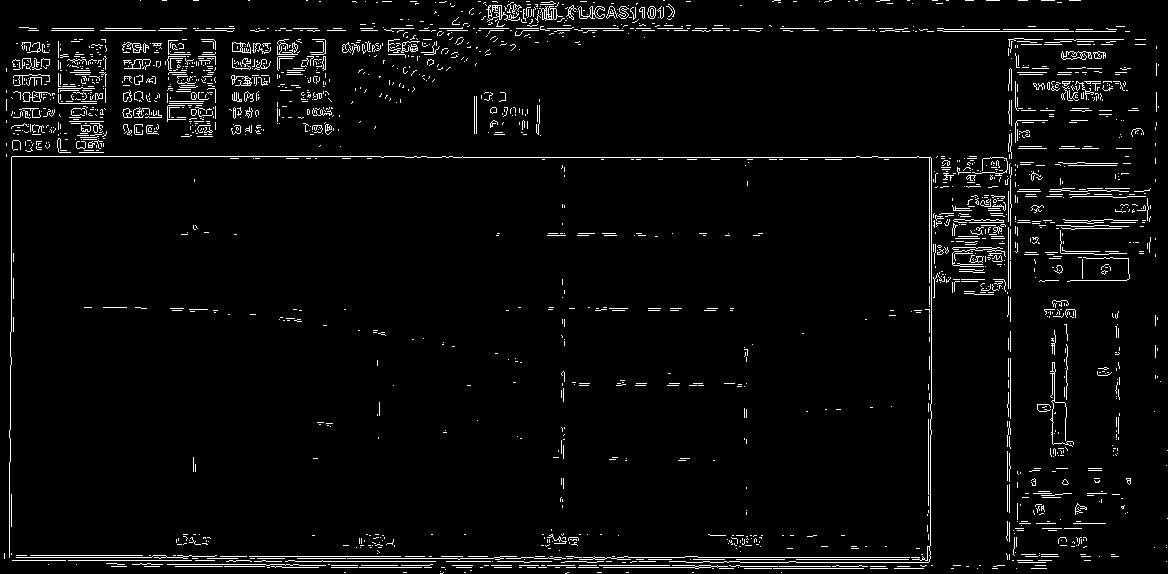
#> input picture 4.jpg, 1168 x 574 px
$ python test5.py
#> lines starting #> are read from the running program, lines starting #| are printed output that depends on the picture; after the words box and inside, x2 and y2 are one past the last pixel; in counts of white or black regions, pixels touching at a corner belong together
# 重新利用矩形检测，试图将有效区域利用矩形进行区分

import cv2
import numpy as np
import math

srcWidth = 0
srcHeight = 0

maxWidth = 1024
maxHeight = 600

class Config:
    def __init__(self):
        pass

    src = "4.jpg"
    min_area = 100000
    min_contours = 8
    threshold_thresh = 50
    epsilon_start = 50
    epsilon_step = 10

class HoughPoints:
    def __init__(self,rho=0,theta=0):
        self.rhos = [rho]
        self.thetas = [theta]

'''
@func       根据HoughLines转换出直线点
@param      rho 距离
@param      theta 角度
'''
# [14 lines left out: function rt_to_point, not called in this run]

'''
@return     [top-left, top-right, bottom-right, bottom-left]
'''
# [22 lines left out: function order_points, not called in this run]

def point_distance(a,b):
    return int(np.sqrt(np.sum(np.square(a - b))))

'''
@func   计算两条直线的交点
'''
# [15 lines left out: function line_intersection, not called in this run]

'''
@func   迪卡尔转极坐标
'''
# [6 lines left out: function cart_to_polor, not called in this run]

image = cv2.imread(Config.src)
#> image is the input picture: shape (574, 1168, 3); min 0, max 255, mean 10
gray = cv2.cvtColor(image, cv2.COLOR_BGR2GRAY)
# cv2.imwrite("gray.png", gray, [int(cv2.IMWRITE_PNG_COMPRESSION), 9])
srcWidth, srcHeight, channels = image.shape
#> srcWidth = 574; srcHeight = 1168; channels = 3
print(srcWidth, srcHeight)
#| 574 1168

# 中值平滑，消除噪声
# binary = cv2.medianBlur(gray,3)
binary = gray
cv2.imwrite("binary.png", binary, [int(cv2.IMWRITE_PNG_COMPRESSION), 9])

ret, binary = cv2.threshold(binary, Config.threshold_thresh, 255, cv2.THRESH_BINARY)
#> binary: shape (574, 1168); 3.7% white in thin lines or dots
#> ret = 50
cv2.imwrite("1-threshold.png", binary, [int(cv2.IMWRITE_PNG_COMPRESSION), 9])

# 首先进行4次腐蚀（erosion），然后进行4次膨胀（dilation）
# 腐蚀操作将会腐蚀图像中白色像素，以此来消除小斑点
# 膨胀操作将使剩余的白色像素扩张并重新增长回去。
# binary = cv2.erode (binary, None, iterations = 2)
# binary = cv2.dilate(binary, None, iterations = 4)
# binary = cv2.erode (binary, None, iterations = 4)
# cv2.imwrite("2-erode-dilate.png", binary, [int(cv2.IMWRITE_PNG_COMPRESSION), 9])

# canny提取轮廓
binary = cv2.Canny(binary, 0, 60, apertureSize = 3)
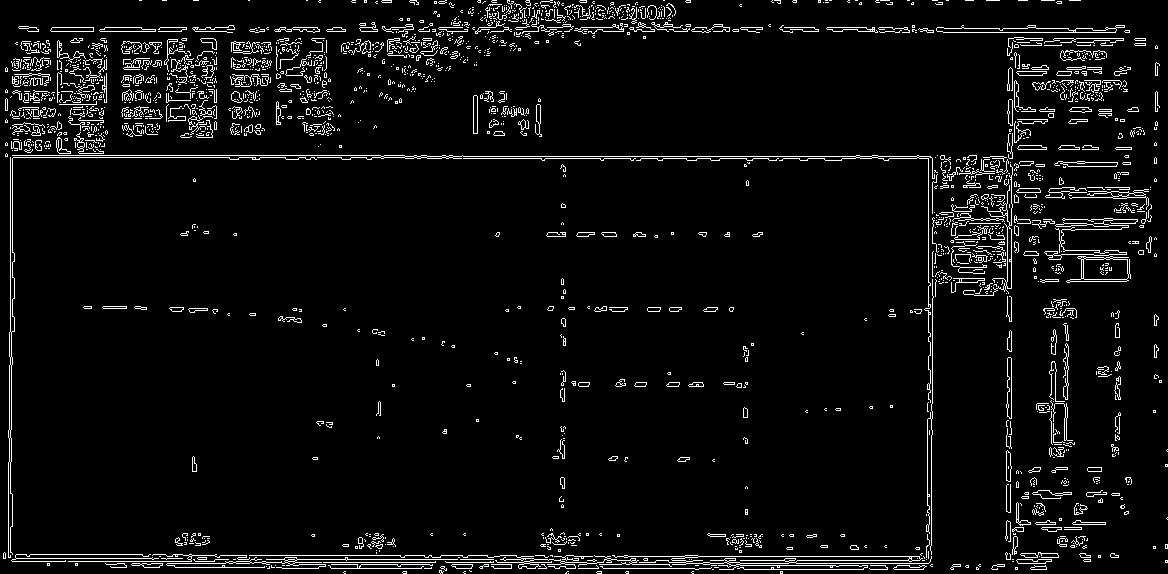
#> binary: shape (574, 1168); 5% white in thin lines or dots
cv2.imwrite("3-canny.png", binary, [int(cv2.IMWRITE_PNG_COMPRESSION), 9])

# 提取轮廓后，拟合外接多边形（矩形）
contours, _ = cv2.findContours(binary, cv2.RETR_EXTERNAL, cv2.CHAIN_APPROX_SIMPLE)
#> contours = 1968 contours, 1837 with area under 20; largest, box (x1, y1, x2, y2) and area: (612, 555, 932, 570) 1352, (1066, 256, 1131, 283) 1120, (936, 25, 1125, 33) 716, (12, 155, 935, 403) 310, (963, 164, 1013, 296) 300
print("len(contours)=%d"%(len(contours)))
#| len(contours)=1968
for idx, c in enumerate(contours):
    if len(c) < Config.min_contours:
        continue

    epsilon = Config.epsilon_start
    while True:
        approx = cv2.approxPolyDP(c,epsilon,True)
        print("idx,epsilon,len(approx),len(c)=%d,%d,%d,%d"%(idx,epsilon,len(approx),len(c)))
        if (len(approx) < 4):
            break
        if math.fabs(cv2.contourArea(approx)) > Config.min_area:
            if (len(approx) > 4):
                epsilon += Config.epsilon_step
                print("epsilon=%d, count=%d"%(epsilon,len(approx)))
                continue
            else:
                #for p in approx:
                #    cv2.circle(binary,(p[0][0],p[0][1]),8,(255,255,0),thickness=-1)
                approx = approx.reshape((4, 2))
                # 点重排序, [top-left, top-right, bottom-right, bottom-left]
                src_rect = order_points(approx)

                cv2.drawContours(image, c, -1, (0,255,255),1)
                cv2.line(image, (src_rect[0][0],src_rect[0][1]),(src_rect[1][0],src_rect[1][1]),color=(100,255,100))
                cv2.line(image, (src_rect[2][0],src_rect[2][1]),(src_rect[1][0],src_rect[1][1]),color=(100,255,100))
                cv2.line(image, (src_rect[2][0],src_rect[2][1]),(src_rect[3][0],src_rect[3][1]),color=(100,255,100))
                cv2.line(image, (src_rect[0][0],src_rect[0][1]),(src_rect[3][0],src_rect[3][1]),color=(100,255,100))

                # 获取最小矩形包络
                rect = cv2.minAreaRect(approx)
                box = cv2.boxPoints(rect)
                box = np.int0(box)
                box = box.reshape(4,2)
                box = order_points(box)
                print("approx->box")
                print(approx)
                print(src_rect)
                print(box)
                w,h = point_distance(box[0],box[1]), \
                      point_distance(box[1],box[2])
                print("w,h=%d,%d"%(w,h))
                # 透视变换
                dst_rect = np.array([
                    [0, 0],
                    [w - 1, 0],
                    [w - 1, h - 1],
                    [0, h - 1]],
                    dtype="float32")
                M = cv2.getPerspectiveTransform(src_rect, dst_rect)
                warped = cv2.warpPerspective(image, M, (w, h))
                cv2.imwrite("transfering%d.png"%idx, warped, [int(cv2.IMWRITE_PNG_COMPRESSION), 9])
                break
        else:
            print("failed %d area=%f"%(idx, math.fabs(cv2.contourArea(approx))))
            break
#> this loop made 1968 passes
#> c on passes 1, 2, 10: [[568, 573]], [[780, 571], [780, 573], [782, 573], [782, 571]], [[469, 570], [470, 571], [471, 571], [470, 571]]
#| idx,epsilon,len(approx),len(c)=2,50,1,8
#| idx,epsilon,len(approx),len(c)=6,50,1,8
#| idx,epsilon,len(approx),len(c)=8,50,1,8
#| idx,epsilon,len(approx),len(c)=10,50,1,10
#| idx,epsilon,len(approx),len(c)=16,50,2,17
#| idx,epsilon,len(approx),len(c)=17,50,1,12
#| idx,epsilon,len(approx),len(c)=20,50,1,12
#| idx,epsilon,len(approx),len(c)=22,50,1,20
#> (further printed lines are left out)

cv2.imwrite("4-contours.png", binary, [int(cv2.IMWRITE_PNG_COMPRESSION), 9])
cv2.imwrite("5-cut.png", image, [int(cv2.IMWRITE_PNG_COMPRESSION), 9])

$ run again, with 3.jpg copied over 4.jpg
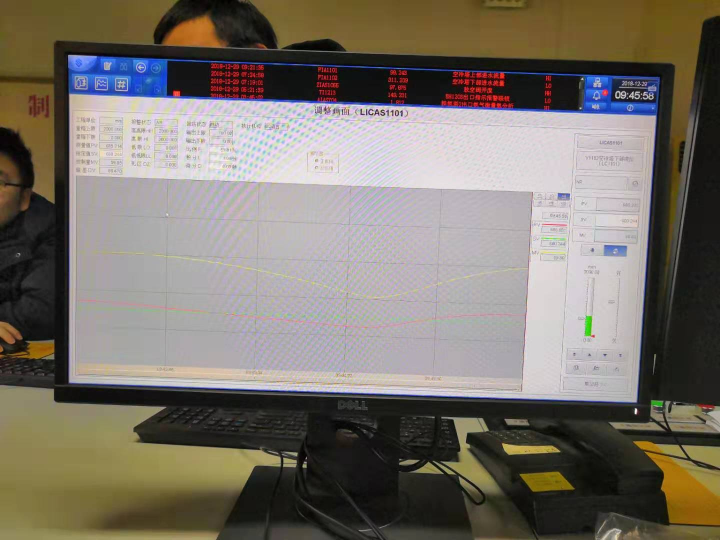
#> input picture 3.jpg, 1440 x 1080 px (shown at 1/2 size)
#> image is the input picture: shape (1080, 1440, 3); mean B, G, R 106.3, 115.2, 122
#| 1080 1440
#> `ret, binary = cv2.threshold(binary, Config.threshold_thresh, 255, cv2...`:
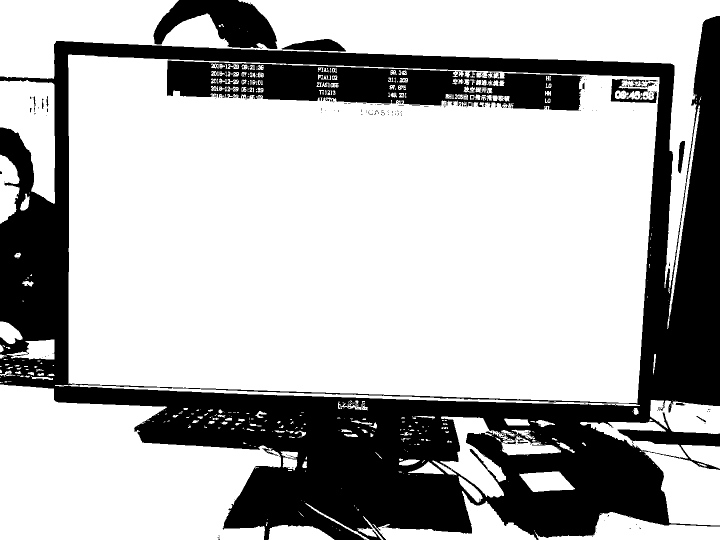
#> binary: shape (1080, 1440) (shown at 1/2 size); 70.4% white; 322 black regions (301 under 20 px), largest, box (x1, y1, x2, y2) and area: (0, 32, 1440, 1080) 392248, (334, 121, 1166, 221) 48485, (307, 0, 555, 98) 13873
#> ret = 50
#> `binary = cv2.Canny(binary, 0, 60, apertureSize = 3)`:
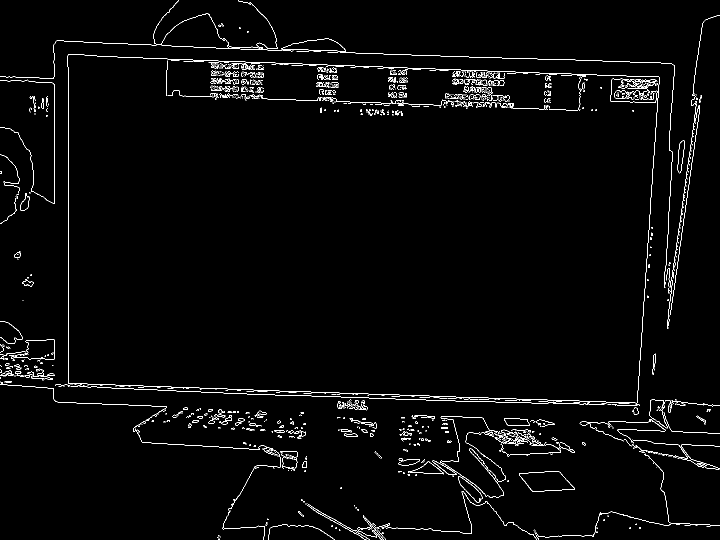
#> binary: shape (1080, 1440) (shown at 1/2 size); 2% white in thin lines or dots
#> contours = 1483 contours, 1441 with area under 20; largest, box (x1, y1, x2, y2) and area: (1038, 942, 1150, 984) 3165, (563, 77, 692, 103) 1962, (916, 952, 965, 1005) 921, (864, 832, 997, 950) 385, (688, 867, 716, 874) 124
#| len(contours)=1483
#> the loop `for idx, c in enumerate(contours):` made 1483 passes
#> c on passes 2, 3, 10: [[435, 1074], [435, 1075], [436, 1074]], [[440, 1073], [440, 1074]], [[711, 1063], [712, 1064], [713, 1064], [712, 1064]]
#> (printed output is left out)
